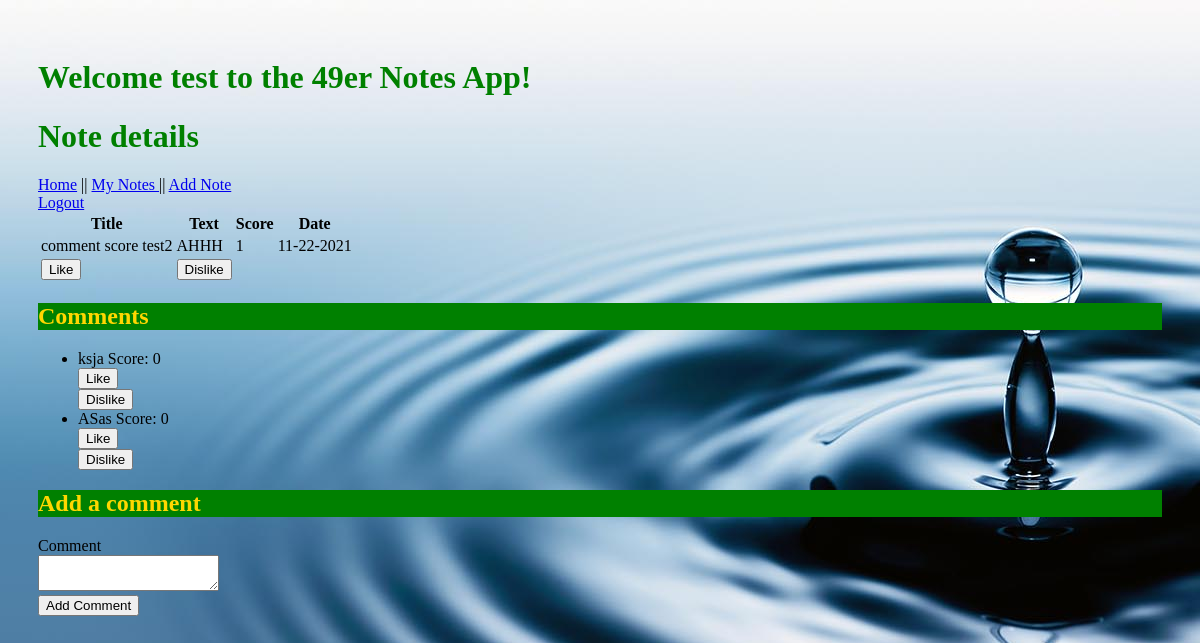
Page /notes/5 (signed in) on the committed database.
### models.py (models this page shows, shortened)
class Note(db.Model):
    id = db.Column("id", db.Integer, primary_key=True)
    title = db.Column("title", db.String(200))
    text = db.Column("text", db.String(100))
    date = db.Column("date", db.String(50))
    score = db.Column("score", db.Integer)
    user_id = db.Column(db.Integer, db.ForeignKey("user.id"), nullable=False)
    comments = db.relationship("Comment", backref="note", cascade="all, delete-orphan", lazy=True)

class Comment(db.Model):
    id = db.Column(db.Integer, primary_key=True)
    date_posted = db.Column(db.DateTime, nullable=False)
    content = db.Column(db.VARCHAR, nullable=False)
    note_id = db.Column(db.Integer, db.ForeignKey("note.id"), nullable=False)
    user_id = db.Column(db.Integer, db.ForeignKey("user.id"), nullable=False)
    score = db.Column("score", db.Integer)

### Cooler.py (the view)
@app.route('/notes/<note_id>')
def get_note(note_id):
    if session.get('user'):
        my_note = db.session.query(Note).filter_by(id=note_id).one()  # , user_id=session['user_id']
        form = CommentForm()
        return render_template('note.html', note=my_note, user=session['user'], form=form)
    else:
        return redirect(url_for('login'))

### forms.py
class CommentForm(FlaskForm):
    class Meta:
        csrf = False
    comment = TextAreaField('Comment',validators=[Length(min=1)])
    submit = SubmitField('Add Comment')

### templates/note.html (shortened to what this page needs)
<!DOCTYPE html>
<html lang="en">
<head>
    <link rel="stylesheet" href="{{ url_for('static', filename='main.css') }}">
</head>
<body>
<h1>Welcome {{user}} to the 49er Notes App!</h1>
<h1>Note details</h1>
<table>
    <tr>
        <th>Title</th>
        <th>Text</th>
        <th>Score</th>
        <th>Date</th>
    </tr>
    <tr>
        <td>{{ note.title }}</td>
        <td>{{ note.text }}</td>
        <td>{{ note.score }}</td>
        <td>{{ note.date }}</td>
    </tr>
    <tr>
        <td>
            <form action="{{ url_for('like_note', note_id=note.id) }}" method="post">
                <input type="submit" value="Like">
            </form>
        </td>
        <td>
            <form action="{{ url_for('dislike_note', note_id=note.id) }}" method="post">
                <input type="submit" value="Dislike">
            </form>
        </td>
    </tr>
    <nav>
        <a href="{{ url_for('index') }}"> Home</a> ||
        <a href="{{url_for('get_notes') }}"> My Notes </a> ||
        <a href="{{ url_for('new_note') }}">Add Note</a>
    </nav>
    <nav>
        <a href="{{ url_for('logout')}}">Logout</a>
    </nav>
</table>
{% if note.comments %}
{% if note.comments|length > 0 %}
<h2>Comments</h2>
<ul>
    {% for comment in note.comments %}
    <li>{{ comment.content }}     Score: {{ comment.score }}
        <form action="{{ url_for('like_comment', note_id=note.id, comment_id=comment.id) }}" method="post">
            <input type="submit" value="Like">
        </form>
        <form action="{{ url_for('dislike_comment', note_id=note.id, comment_id=comment.id) }}" method="post">
            <input type="submit" value="Dislike">
        </form>
    </li>
    {% endfor %}
</ul>
{% endif %}
{% endif %}
<form action="{{ url_for('new_comment', note_id=note.id) }}" method="post">
    <div class="formwrapper">
        <h2 class="title">Add a comment</h2>
        <div class="form-field">
            {{ form.comment.label }} <br/> {{ form.comment }}
        </div>
        {{ form.submit }}
    </div>
</form>
</body>
</html>

### static/main.css (style rules this page uses)
body { padding: 30px 30px; background-image: url("water-update.jpg"); }
h1 { color:green; }
h2 { color:gold; background:green; }

### rows in the picture
Note: title "comment score test2", text "AHHH", score "1", date "11-22-2021"
Comment: content "ksja", score "0"
Comment: content "ASas", score "0"

### other values in the picture
{{ user }} "test"
